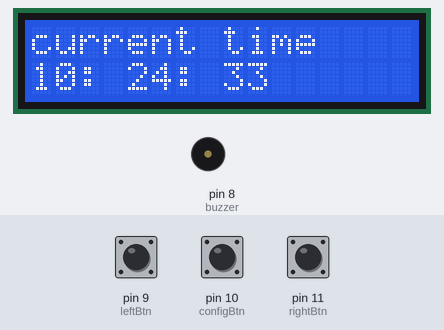
Simulated run of this sketch. Board: Arduino Uno, built with avr-gcc and run on an emulated ATmega328P. Parts: 16×2 character LCD, buzzer (waves = sounding, pin HIGH). The test bench sets the inputs (shaded band); at power-on: pin 10 (configBtn) HIGH, pin 11 (rightBtn) HIGH, pin 9 (leftBtn) HIGH. The local clock reads 2024-03-15 10:24:30 at power-on unless the sketch sets it; what the sketch prints to the serial monitor is not drawn.

Above: at 3.2 s.
3.3 s: pin 10 (configBtn) pulled LOW for 0.15 s
At 4.6 s:
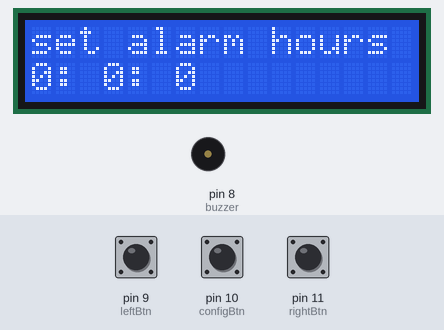
4.9 s: pin 10 (configBtn) pulled LOW for 1 s
At 7.1 s:
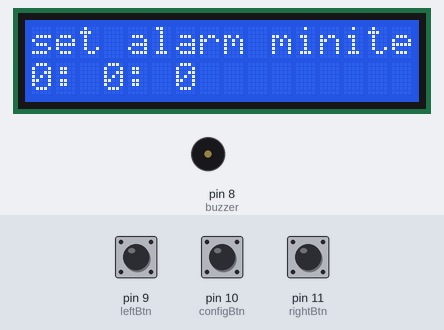
7.4 s: pin 10 (configBtn) pulled LOW for 0.15 s
At 8.7 s:
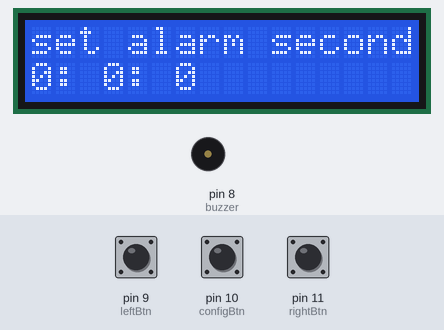
9.0 s: pin 11 (rightBtn) pulled LOW for 1 s
At 10.3 s:
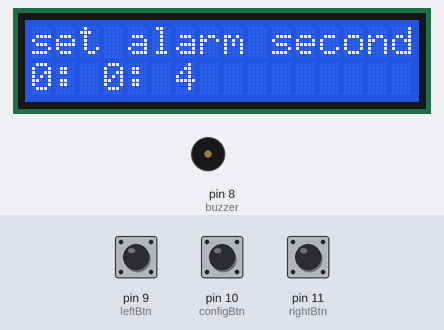
11.5 s: pin 11 (rightBtn) pulled LOW for 0.15 s
At 12.0 s:
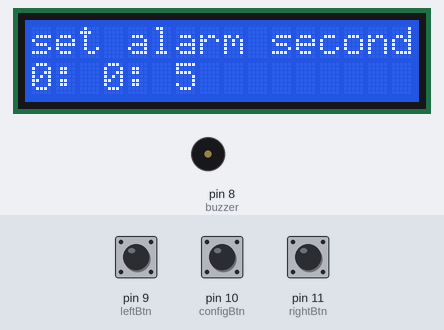
13.1 s: pin 10 (configBtn) pulled LOW for 1 s
At 15.8 s:
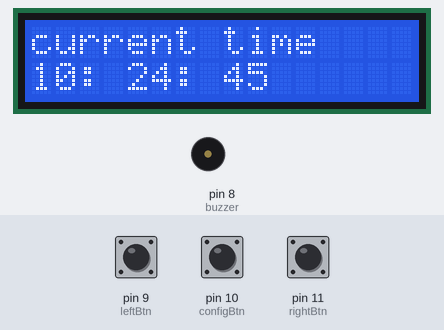
Timing chart, 0 to 17.3 s (numbered marks = the images above; inputs shaded):
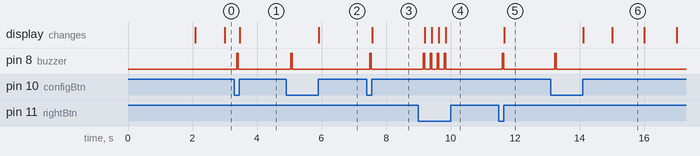

Measured:
- after the input at 3.3 s, pin 8 (buzzer): LOW → HIGH after 0.07 s, → LOW 0.05 s later; the display: changes after 0.17 s (image 1)
- after the input at 4.9 s, pin 8 (buzzer): LOW → HIGH after 0.14 s, → LOW 0.05 s later; the display: changes after 1.0 s (image 2)
- after the input at 7.4 s, pin 8 (buzzer): LOW → HIGH after 0.09 s, → LOW 0.05 s later; the display: changes after 0.17 s (image 3)
- after the input at 9.0 s, pin 8 (buzzer): alternates HIGH for 0.05 s and LOW for 0.17 s, 8 changes in all, then stays LOW, starting after 0.15 s; the display: first changes after 0.20 s (image 4 shows a later state)
- after the input at 11.5 s, pin 8 (buzzer): LOW → HIGH after 0.11 s, → LOW 0.05 s later; the display: changes after 0.16 s (image 5)
- after the input at 13.1 s, pin 8 (buzzer): LOW → HIGH after 0.13 s, → LOW 0.05 s later; the display: first changes after 1.0 s (image 6 shows a later state)
- what the display in image 6 shows lasts 1.0 s, from 15.0 s to 16.0 s

The sketch:

automatic_time_table.ino
```cpp
#include <RTClib.h>
RTC_DS1307 rtc; //i decleared a rtc object.
//#include <LiquidCrystal_I2C.h>
#include <LiquidCrystal.h>

//LiquidCrystal_I2C lcd(0x27, 16, 2);
LiquidCrystal lcd(2, 3, 4, 5, 6, 7);
DateTime Time;
byte buzzer = 8;
const int leftBtn = 9;
const int configBtn = 10;
const int rightBtn = 11;
int Hour = 0, Min = 0, Sec = 0, initialSecond = 0;
int alarmHours = 0, alarmMinites = 0, alarmSeconds = 0, setAlarmState = 0;
bool isSetAlarm = false, isSoundAlarm = false, isAlarm = false;
uint32_t alarmWaitTime = 0, lcdUpdateDelay = 0;

void setup() {
  Serial.begin(9600);
  rtc.begin();
  lcd.begin(16, 2);

  if (!rtc.begin()) {
    lcd.clear();
    lcd.print("rtc not found!");
  }
  else {
    lcd.clear();
    lcd.print("  initializing");
    lcd.setCursor(0, 1);
    lcd.print("     system");
  }

  // uncomment to set rtc time with the current time of your computer...
  //  if (Serial) {
  //    rtc.adjust(DateTime(F(__DATE__), F(__TIME__)));
  //  }

  delay(2000);
  pinMode(buzzer, OUTPUT);
  pinMode(configBtn, INPUT_PULLUP);
  pinMode(leftBtn, INPUT_PULLUP);
  pinMode(rightBtn, INPUT_PULLUP);

  Time = rtc.now();
  int Hour = (Time.hour(), DEC);
  int Min = (Time.minute(), DEC);
  int Sec = (Time.second(), DEC);
}

void loop() {
  updateTimeVaribles();
  LcdUpdate();
  setMode();
  setAlarmTime();
  setIsAlarm();
  soundAlarm();
}

void soundAlarm() {
  if (millis() - alarmWaitTime > 200 && isAlarm) {
    alarmWaitTime = millis();
    isSoundAlarm = !isSoundAlarm;
    digitalWrite(buzzer, isSoundAlarm);
  }
}

void LcdUpdate() {
  if (isSetAlarm && millis() - lcdUpdateDelay > 100) {
    lcdUpdateDelay = millis();
    lcd.clear();
    lcd.setCursor(0, 0);
    lcd.print("set alarm ");
    lcd.print(setAlarmState == 1 ? "hours" : "");
    lcd.print(setAlarmState == 2 ? "minites" : "");
    lcd.print(setAlarmState == 3 ? "seconds" : "");
    lcd.setCursor(0, 1);
    lcd.print(alarmHours);
    lcd.print(": ");
    lcd.print(alarmMinites);
    lcd.print(": ");
    lcd.print(alarmSeconds);
    delay(80);
    return;
  }
  if ((Sec - initialSecond >= 1 || Time.second() == 0) && isSetAlarm == false) {
    initialSecond = Sec;
    lcd.clear();
    lcd.setCursor(0, 0);
    lcd.print("current time");
    lcd.setCursor(0, 1);
    lcd.print(Hour);
    lcd.print(": ");
    lcd.print(Min);
    lcd.print(": ");
    lcd.print(Sec);
    Serial.println("updating screen");
    while ( Time.second() == 0) {
      Serial.println("waiting for the zero second to pass");
      Time = rtc.now();
    }
  }
}

void updateTimeVaribles() {
  Time = rtc.now();
  Hour = Time.hour();
  Min = Time.minute();
  Sec = Time.second();
}

void buzz(int waitTime = 50) {
  // make sound...
  digitalWrite(buzzer, true);
  delay(waitTime);
  digitalWrite(buzzer, false);
}

bool readBtn(int btn, int delayTime = 50) {
  // read and debounce button...
  if (digitalRead(btn) == true) return false;
  delay(delayTime);
  if (digitalRead(btn) == false) return true;
  else return false;
}

void setMode() {
  // set alarm mode...
  readBtn(configBtn, 20) && Serial.println("config button pressed");
  if (readBtn(configBtn, 50) == false || isAlarm == true) return;
  buzz();
  if (isSetAlarm == true && setAlarmState < 4) {
    ++setAlarmState;
    while (readBtn(configBtn, 20) == true);

  }
  if (setAlarmState >= 4 ) {
    setAlarmState = 0;
    isSetAlarm = false;
    Serial.println("setting set alarm to false");
    return;
  }
  if (isSetAlarm == false) {
    isSetAlarm = true;
    setAlarmState = 1;
    //check if the cingig button is still being pressed...
    while (readBtn(configBtn, 20)  == true);
    Serial.println("setting set alarm to true");
  }
  Serial.print("set alarm state: ");
  Serial.println(setAlarmState);


}

void setAlarmTime() {
  // set alarm time...
  if (isSetAlarm == false) return;

  if (setAlarmState == 1) {
    // set alarm hours...
    if (alarmHours < 24 && readBtn(rightBtn, 80)) {
      buzz();
      alarmHours ++;
    }
    if (alarmHours > 0 && readBtn(leftBtn, 80)) {
      buzz();
      alarmHours --;
    }
  } else if (setAlarmState == 2) {
    // set alarm minites...
    if (alarmMinites < 59 && readBtn(rightBtn, 80)) {
      alarmMinites ++;
      buzz();
    }
    if (alarmMinites > 0 && readBtn(leftBtn, 80)) {
      alarmMinites --;
      buzz();
    }
  } else if (setAlarmState == 3) {
    // set alarm seconds...
    if (alarmSeconds < 59 && readBtn(rightBtn, 80)) {
      alarmSeconds ++;
      buzz();
    }
    if (alarmSeconds > 0 && readBtn(leftBtn, 80)) {
      alarmSeconds --;
      buzz();
    }
  }
}

void setIsAlarm() {
  if ( (alarmHours == 0 && alarmMinites == 0 && alarmSeconds == 0)) return;
  if (Hour == alarmHours && Min == alarmMinites && Sec == alarmSeconds && isSetAlarm == false) isAlarm = true;
  if (readBtn(configBtn, 100) && isAlarm) {
    isAlarm = false;
    digitalWrite(buzzer, false);
    while (readBtn(configBtn, 20));
  }
}
```
